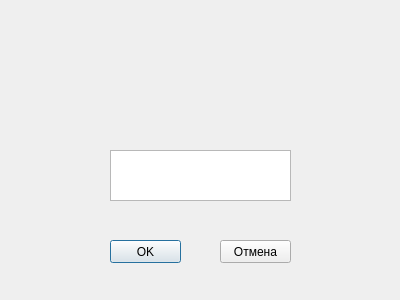
<?xml version="1.0" encoding="UTF-8"?>
<ui version="4.0">
 <class>Dialog</class>
 <widget class="QDialog" name="Dialog">
  <property name="geometry">
   <rect>
    <x>0</x>
    <y>0</y>
    <width>400</width>
    <height>300</height>
   </rect>
  </property>
  <property name="windowTitle">
   <string>Dialog</string>
  </property>
  <widget class="QPlainTextEdit" name="CaptchaInput">
   <property name="geometry">
    <rect>
     <x>110</x>
     <y>150</y>
     <width>181</width>
     <height>51</height>
    </rect>
   </property>
  </widget>
  <widget class="QLabel" name="CaptchaImage">
   <property name="geometry">
    <rect>
     <x>130</x>
     <y>60</y>
     <width>171</width>
     <height>71</height>
    </rect>
   </property>
   <property name="text">
    <string/>
   </property>
  </widget>
  <widget class="QPushButton" name="pushButton">
   <property name="geometry">
    <rect>
     <x>110</x>
     <y>240</y>
     <width>71</width>
     <height>23</height>
    </rect>
   </property>
   <property name="text">
    <string>OK</string>
   </property>
  </widget>
  <widget class="QPushButton" name="cancel">
   <property name="geometry">
    <rect>
     <x>220</x>
     <y>240</y>
     <width>71</width>
     <height>23</height>
    </rect>
   </property>
   <property name="text">
    <string>Отмена</string>
   </property>
  </widget>
 </widget>
 <resources/>
 <connections/>
</ui>
